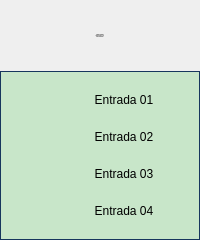
<?xml version="1.0" encoding="UTF-8"?>
<ui version="4.0">
 <class>Form</class>
 <widget class="QWidget" name="Form">
  <property name="geometry">
   <rect>
    <x>0</x>
    <y>0</y>
    <width>200</width>
    <height>240</height>
   </rect>
  </property>
  <property name="minimumSize">
   <size>
    <width>200</width>
    <height>240</height>
   </size>
  </property>
  <property name="maximumSize">
   <size>
    <width>200</width>
    <height>240</height>
   </size>
  </property>
  <property name="windowTitle">
   <string>Cartão 5069-IY4 07 Remota Booster</string>
  </property>
  <layout class="QVBoxLayout" name="verticalLayout">
   <property name="spacing">
    <number>0</number>
   </property>
   <property name="leftMargin">
    <number>0</number>
   </property>
   <property name="topMargin">
    <number>0</number>
   </property>
   <property name="rightMargin">
    <number>0</number>
   </property>
   <property name="bottomMargin">
    <number>0</number>
   </property>
   <item>
    <layout class="QVBoxLayout" name="verticalLayout_2">
     <property name="spacing">
      <number>0</number>
     </property>
     <item>
      <widget class="PyDMLabel" name="PyDMLabel_2">
       <property name="maximumSize">
        <size>
         <width>16777215</width>
         <height>71</height>
        </size>
       </property>
       <property name="font">
        <font>
         <pointsize>-1</pointsize>
        </font>
       </property>
       <property name="toolTip">
        <string/>
       </property>
       <property name="styleSheet">
        <string notr="true">PyDMLabel {
 qproperty-alignment: AlignCenter;
 border: 1px solid #FF17365D;
 background-color: #FF17365D;
 color: rgb(255, 255, 255);
 min-height: 65px;
 max-height: 65px;
 font-size: 14px;
}
</string>
       </property>
       <property name="text">
        <string>Falhas Hardware
Cartão 5069-IY4 07
Remota Booster</string>
       </property>
       <property name="alignment">
        <set>Qt::AlignCenter</set>
       </property>
      </widget>
     </item>
     <item>
      <widget class="QFrame" name="frame">
       <property name="styleSheet">
        <string notr="true">QFrame#frame{
     border: 1px solid #FF17365D;
	 background-color: #c8e6c9;
}

PyDMByteIndicator {
  min-height: 1.50em;
  max-height: 1.50em;
  min-width: 1.50em;
}
</string>
       </property>
       <property name="frameShape">
        <enum>QFrame::StyledPanel</enum>
       </property>
       <property name="frameShadow">
        <enum>QFrame::Raised</enum>
       </property>
       <layout class="QVBoxLayout" name="verticalLayout_3">
        <property name="spacing">
         <number>0</number>
        </property>
        <property name="leftMargin">
         <number>0</number>
        </property>
        <property name="topMargin">
         <number>0</number>
        </property>
        <property name="rightMargin">
         <number>0</number>
        </property>
        <property name="bottomMargin">
         <number>0</number>
        </property>
        <item>
         <layout class="QGridLayout" name="gridLayout">
          <property name="leftMargin">
           <number>5</number>
          </property>
          <property name="topMargin">
           <number>5</number>
          </property>
          <property name="rightMargin">
           <number>5</number>
          </property>
          <property name="bottomMargin">
           <number>5</number>
          </property>
          <property name="verticalSpacing">
           <number>10</number>
          </property>
          <item row="2" column="0">
           <widget class="PyDMByteIndicator" name="PyDMByteIndicator_2">
            <property name="sizePolicy">
             <sizepolicy hsizetype="Fixed" vsizetype="Fixed">
              <horstretch>0</horstretch>
              <verstretch>0</verstretch>
             </sizepolicy>
            </property>
            <property name="minimumSize">
             <size>
              <width>27</width>
              <height>27</height>
             </size>
            </property>
            <property name="maximumSize">
             <size>
              <width>30</width>
              <height>27</height>
             </size>
            </property>
            <property name="toolTip">
             <string/>
            </property>
            <property name="PyDMToolTip" stdset="0">
             <string/>
            </property>
            <property name="channel" stdset="0">
             <string>ca://RA-RaBO02:RF-IntlkComp:InAng18-Mon.VAL</string>
            </property>
            <property name="onColor" stdset="0">
             <color>
              <red>255</red>
              <green>0</green>
              <blue>0</blue>
             </color>
            </property>
            <property name="offColor" stdset="0">
             <color>
              <red>0</red>
              <green>255</green>
              <blue>0</blue>
             </color>
            </property>
            <property name="showLabels" stdset="0">
             <bool>false</bool>
            </property>
            <property name="circles" stdset="0">
             <bool>true</bool>
            </property>
           </widget>
          </item>
          <item row="3" column="0">
           <widget class="PyDMByteIndicator" name="PyDMByteIndicator_3">
            <property name="sizePolicy">
             <sizepolicy hsizetype="Fixed" vsizetype="Fixed">
              <horstretch>0</horstretch>
              <verstretch>0</verstretch>
             </sizepolicy>
            </property>
            <property name="minimumSize">
             <size>
              <width>27</width>
              <height>27</height>
             </size>
            </property>
            <property name="maximumSize">
             <size>
              <width>30</width>
              <height>27</height>
             </size>
            </property>
            <property name="toolTip">
             <string/>
            </property>
            <property name="PyDMToolTip" stdset="0">
             <string/>
            </property>
            <property name="channel" stdset="0">
             <string>ca://RA-RaBO02:RF-IntlkComp:InAng19-Mon.VAL</string>
            </property>
            <property name="onColor" stdset="0">
             <color>
              <red>255</red>
              <green>0</green>
              <blue>0</blue>
             </color>
            </property>
            <property name="offColor" stdset="0">
             <color>
              <red>0</red>
              <green>255</green>
              <blue>0</blue>
             </color>
            </property>
            <property name="showLabels" stdset="0">
             <bool>false</bool>
            </property>
            <property name="circles" stdset="0">
             <bool>true</bool>
            </property>
           </widget>
          </item>
          <item row="0" column="0">
           <widget class="PyDMByteIndicator" name="PyDMByteIndicator">
            <property name="sizePolicy">
             <sizepolicy hsizetype="Fixed" vsizetype="Fixed">
              <horstretch>0</horstretch>
              <verstretch>0</verstretch>
             </sizepolicy>
            </property>
            <property name="minimumSize">
             <size>
              <width>27</width>
              <height>27</height>
             </size>
            </property>
            <property name="maximumSize">
             <size>
              <width>30</width>
              <height>27</height>
             </size>
            </property>
            <property name="toolTip">
             <string/>
            </property>
            <property name="PyDMToolTip" stdset="0">
             <string/>
            </property>
            <property name="channel" stdset="0">
             <string>ca://RA-RaBO02:RF-IntlkComp:InAng16-Mon.VAL</string>
            </property>
            <property name="onColor" stdset="0">
             <color>
              <red>255</red>
              <green>0</green>
              <blue>0</blue>
             </color>
            </property>
            <property name="offColor" stdset="0">
             <color>
              <red>0</red>
              <green>255</green>
              <blue>0</blue>
             </color>
            </property>
            <property name="showLabels" stdset="0">
             <bool>false</bool>
            </property>
            <property name="circles" stdset="0">
             <bool>true</bool>
            </property>
           </widget>
          </item>
          <item row="1" column="1">
           <widget class="PyDMLabel" name="PyDMLabel_3">
            <property name="sizePolicy">
             <sizepolicy hsizetype="Fixed" vsizetype="Fixed">
              <horstretch>0</horstretch>
              <verstretch>0</verstretch>
             </sizepolicy>
            </property>
            <property name="minimumSize">
             <size>
              <width>100</width>
              <height>25</height>
             </size>
            </property>
            <property name="maximumSize">
             <size>
              <width>100</width>
              <height>25</height>
             </size>
            </property>
            <property name="toolTip">
             <string/>
            </property>
            <property name="text">
             <string>Entrada 02</string>
            </property>
            <property name="alignment">
             <set>Qt::AlignCenter</set>
            </property>
           </widget>
          </item>
          <item row="1" column="0">
           <widget class="PyDMByteIndicator" name="PyDMByteIndicator_4">
            <property name="sizePolicy">
             <sizepolicy hsizetype="Fixed" vsizetype="Fixed">
              <horstretch>0</horstretch>
              <verstretch>0</verstretch>
             </sizepolicy>
            </property>
            <property name="minimumSize">
             <size>
              <width>27</width>
              <height>27</height>
             </size>
            </property>
            <property name="maximumSize">
             <size>
              <width>30</width>
              <height>27</height>
             </size>
            </property>
            <property name="toolTip">
             <string/>
            </property>
            <property name="PyDMToolTip" stdset="0">
             <string/>
            </property>
            <property name="channel" stdset="0">
             <string>ca://RA-RaBO02:RF-IntlkComp:InAng17-Mon.VAL</string>
            </property>
            <property name="onColor" stdset="0">
             <color>
              <red>255</red>
              <green>0</green>
              <blue>0</blue>
             </color>
            </property>
            <property name="offColor" stdset="0">
             <color>
              <red>0</red>
              <green>255</green>
              <blue>0</blue>
             </color>
            </property>
            <property name="showLabels" stdset="0">
             <bool>false</bool>
            </property>
            <property name="circles" stdset="0">
             <bool>true</bool>
            </property>
           </widget>
          </item>
          <item row="0" column="1">
           <widget class="PyDMLabel" name="PyDMLabel">
            <property name="sizePolicy">
             <sizepolicy hsizetype="Fixed" vsizetype="Fixed">
              <horstretch>0</horstretch>
              <verstretch>0</verstretch>
             </sizepolicy>
            </property>
            <property name="minimumSize">
             <size>
              <width>100</width>
              <height>25</height>
             </size>
            </property>
            <property name="maximumSize">
             <size>
              <width>100</width>
              <height>25</height>
             </size>
            </property>
            <property name="toolTip">
             <string/>
            </property>
            <property name="text">
             <string>Entrada 01</string>
            </property>
            <property name="alignment">
             <set>Qt::AlignCenter</set>
            </property>
            <property name="channel" stdset="0">
             <string/>
            </property>
           </widget>
          </item>
          <item row="3" column="1">
           <widget class="PyDMLabel" name="PyDMLabel_5">
            <property name="sizePolicy">
             <sizepolicy hsizetype="Fixed" vsizetype="Fixed">
              <horstretch>0</horstretch>
              <verstretch>0</verstretch>
             </sizepolicy>
            </property>
            <property name="minimumSize">
             <size>
              <width>100</width>
              <height>25</height>
             </size>
            </property>
            <property name="maximumSize">
             <size>
              <width>100</width>
              <height>25</height>
             </size>
            </property>
            <property name="toolTip">
             <string/>
            </property>
            <property name="text">
             <string>Entrada 04</string>
            </property>
            <property name="alignment">
             <set>Qt::AlignCenter</set>
            </property>
           </widget>
          </item>
          <item row="2" column="1">
           <widget class="PyDMLabel" name="PyDMLabel_4">
            <property name="sizePolicy">
             <sizepolicy hsizetype="Fixed" vsizetype="Fixed">
              <horstretch>0</horstretch>
              <verstretch>0</verstretch>
             </sizepolicy>
            </property>
            <property name="minimumSize">
             <size>
              <width>100</width>
              <height>25</height>
             </size>
            </property>
            <property name="maximumSize">
             <size>
              <width>100</width>
              <height>25</height>
             </size>
            </property>
            <property name="toolTip">
             <string/>
            </property>
            <property name="text">
             <string>Entrada 03</string>
            </property>
            <property name="alignment">
             <set>Qt::AlignCenter</set>
            </property>
           </widget>
          </item>
         </layout>
        </item>
       </layout>
      </widget>
     </item>
    </layout>
   </item>
  </layout>
 </widget>
 <customwidgets>
  <customwidget>
   <class>PyDMLabel</class>
   <extends>QLabel</extends>
   <header>pydm.widgets.label</header>
  </customwidget>
  <customwidget>
   <class>PyDMByteIndicator</class>
   <extends>QWidget</extends>
   <header>pydm.widgets.byte</header>
  </customwidget>
 </customwidgets>
 <resources/>
 <connections/>
</ui>
